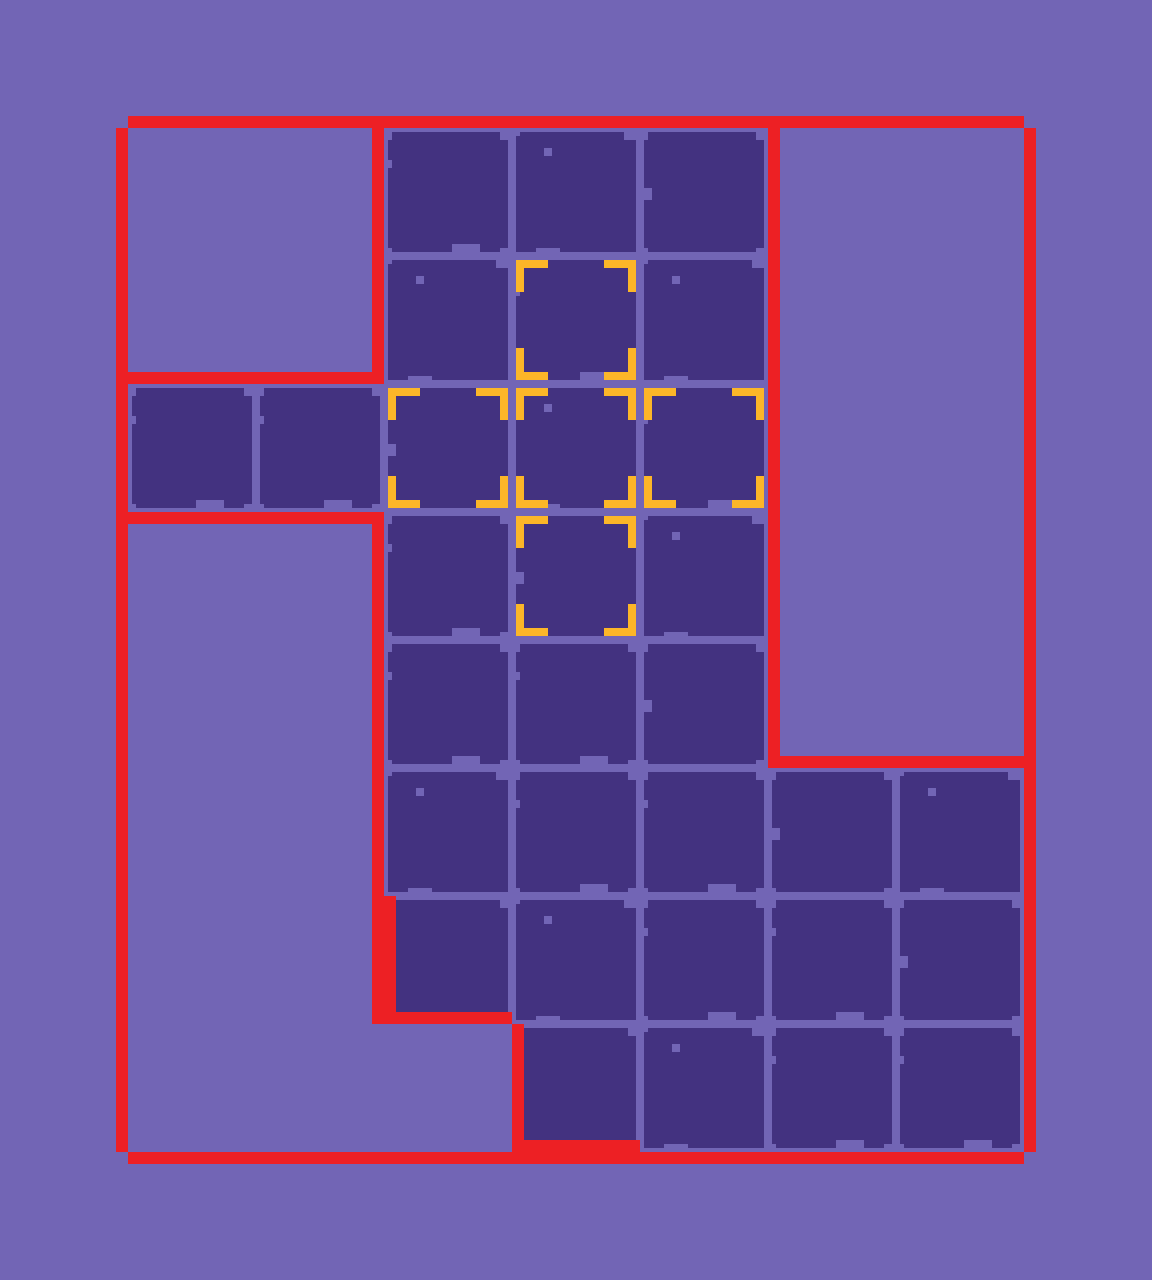

This game map was drawn from its Tiled (.tmx) file and the tilesets committed beside it. A one-line description and the trimmed map source follow:
An orthogonal 9x10 tile map with 128x128 px tiles, 3 tile layers (background_ground, wallsLayer, exitLayer), 2 tilesets and 10 objects (5x end, 2x food_20002_1, 2x food_20003_1, start).

<map version="1.5" tiledversion="1.7.0" orientation="orthogonal" renderorder="right-down" width="9" height="10" tilewidth="128" tileheight="128" infinite="0" backgroundcolor="#7265b5" nextlayerid="23" nextobjectid="43">
 <editorsettings>
  <chunksize width="40" height="40" />
 </editorsettings>
 <tileset firstgid="1" name="triggers" tilewidth="128" tileheight="128" tilecount="36" columns="6">
  <image source="assets/triggers.png" trans="ff00ff" width="768" height="768" />
  <tile id="0">
   <properties>
    <property name="wall0" value="left" />
    <property name="wall1" value="top" />
   </properties>
  </tile>
  <tile id="1">
   <properties>
    <property name="wall0" value="top" />
   </properties>
  </tile>
  <tile id="2">
   <properties>
    <property name="wall0" value="top" />
    <property name="wall1" value="right" />
   </properties>
  </tile>
  <tile id="4">
   <properties>
    <property name="wall0" value="top" />
    <property name="wall1" value="left" />
    <property name="wall2" value="right" />
   </properties>
  </tile>
  <tile id="6">
   <properties>
    <property name="wall0" value="left" />
   </properties>
  </tile>
  <tile id="7">
   <properties>
    <property name="wall0" value="top" />
    <property name="wall1" value="right" />
    <property name="wall2" value="left" />
    <property name="wall3" value="down" />
   </properties>
  </tile>
  <tile id="8">
   <properties>
    <property name="wall0" value="right" />
   </properties>
  </tile>
  <tile id="9">
   <properties>
    <property name="wall0" value="down" />
    <property name="wall1" value="left" />
    <property name="wall2" value="top" />
   </properties>
  </tile>
  <tile id="11">
   <properties>
    <property name="wall0" value="down" />
    <property name="wall1" value="top" />
    <property name="wall2" value="right" />
   </properties>
  </tile>
  <tile id="12">
   <properties>
    <property name="wall0" value="left" />
    <property name="wall1" value="down" />
   </properties>
  </tile>
  <tile id="13">
   <properties>
    <property name="wall0" value="down" />
   </properties>
  </tile>
  <tile id="14">
   <properties>
    <property name="wall0" value="down" />
    <property name="wall1" value="right" />
   </properties>
  </tile>
  <tile id="16">
   <properties>
    <property name="wall0" value="down" />
    <property name="wall1" value="left" />
    <property name="wall2" value="right" />
   </properties>
  </tile>
  <tile id="18">
   <properties>
    <property name="wall0" value="left" />
    <property name="wall1" value="down" />
   </properties>
  </tile>
  <tile id="19">
   <properties>
    <property name="wall0" value="down" />
   </properties>
  </tile>
  <tile id="20">
   <properties>
    <property name="wall0" value="down" />
    <property name="wall1" value="right" />
   </properties>
  </tile>
  <tile id="21">
   <properties>
    <property name="wall0" value="down" />
    <property name="wall1" value="top" />
   </properties>
  </tile>
  <tile id="23">
   <properties>
    <property name="wall0" value="left" />
    <property name="wall1" value="right" />
   </properties>
  </tile>
  <tile id="30">
   <properties>
    <property name="wall0" value="top" />
    <property name="wall1" value="down" />
   </properties>
  </tile>
  <tile id="32">
   <properties>
    <property name="wall0" value="left" />
    <property name="wall1" value="right" />
   </properties>
  </tile>
 </tileset>
 <tileset firstgid="37" name="tiles" tilewidth="128" tileheight="128" tilecount="5" columns="5">
  <image source="assets/tiles.png" trans="ff00ff" width="640" height="128" />
 </tileset>
 <layer id="20" name="background_ground" width="9" height="10">
  <data>[90 cells, 31 non-empty, 4 distinct tile ids]</data>
 </layer>
 <layer id="19" name="wallsLayer" width="9" height="10">
  <data>[90 cells, 48 non-empty, 8 distinct tile ids]</data>
 </layer>
 <layer id="22" name="exitLayer" width="9" height="10">
  <data>[90 cells, 5 non-empty, 1 distinct tile ids]</data>
 </layer>
 <objectgroup id="15" name="spawnLayer">
  <object id="25" name="food_20002_1" type="food_20002_1" x="129.775" y="386.836" width="120" height="120" />
  <object id="26" name="food_20003_1" type="food_20003_1" x="515.537" y="132.665" width="120" height="120" />
  <object id="35" name="start" type="start" x="516.324" y="387.245" width="120" height="120" />
  <object id="36" name="end" type="end" x="515.292" y="260.193" width="120" height="120" />
  <object id="37" name="end" type="end" x="515.441" y="515.083" width="120" height="120" />
  <object id="38" name="end" type="end" x="516.557" y="387.889" width="120" height="120" />
  <object id="39" name="food_20002_1" type="food_20002_1" x="772.897" y="1026.88" width="120" height="120" />
  <object id="40" name="end" type="end" x="646.916" y="385.181" width="120" height="120" />
  <object id="41" name="food_20003_1" type="food_20003_1" x="900.503" y="768.845" width="120" height="120" />
  <object id="42" name="end" type="end" x="388.833" y="388.833" width="120" height="120" />
 </objectgroup>
</map>
